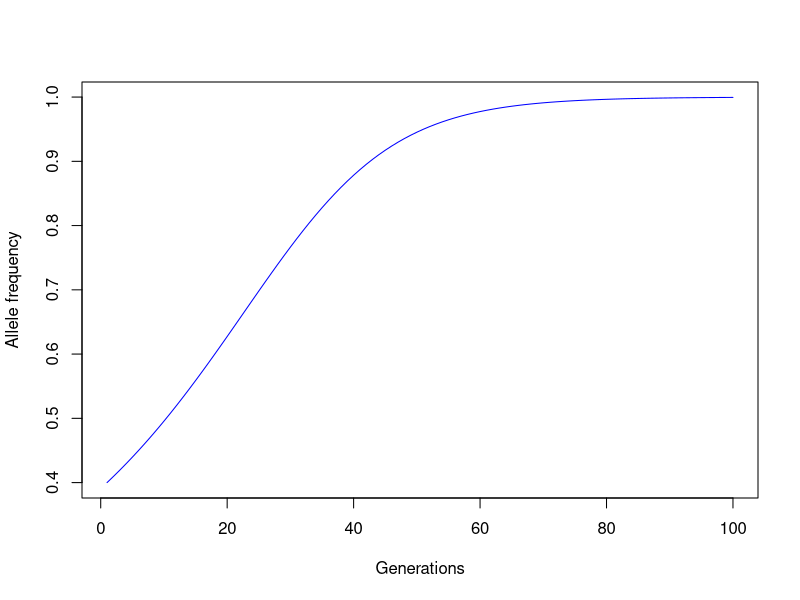
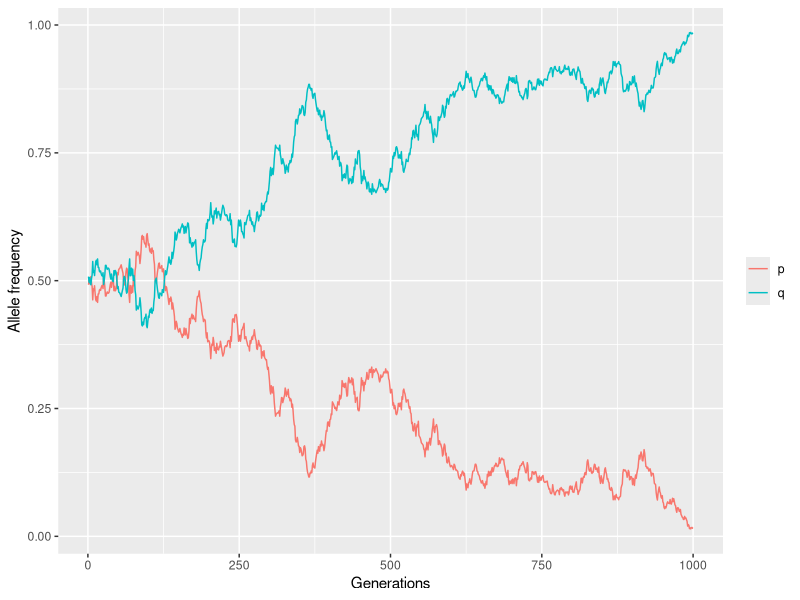
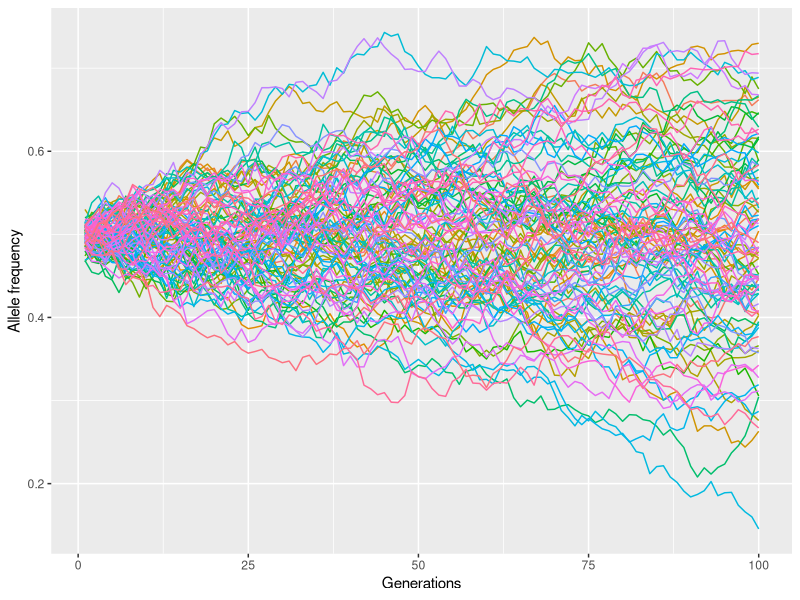

R code for these plots, in order:
## ---- chunk 1
knitr::opts_chunk$set(echo = TRUE)
## ---- chunk 2
det_sim <- function(p = 0.6, A = 1.0, a = 1.1, Aa = 1.0, iter = 100) {
  q_val <- c((1 - p), rep(0, iter - 1))
  p_val <- c(p, rep(0, iter - 1))
  for (i in 1:(iter - 1)) {
    w_bar <- (p ^ 2 * A) + ((1 - p) ^ 2 * a) + 2 * p * (1 - p) * Aa
    p <- (A  / w_bar * (p ^ 2)) + (p * (1 - p)) * Aa / w_bar
    q_val[i + 1] <- (1 - p)
    p_val[i + 1] <- p
  }
  if (as.numeric(A) > as.numeric(a)) {
    adv <- p_val[length(p_val)]
    plot(p_val, type = "l", col = "blue", 
         xlab = "Generations", ylab = "Allele frequency")
  } else {
    adv <- q_val[length(q_val)]
    plot(q_val, type = "l", col = "blue", 
         xlab = "Generations", ylab = "Allele frequency")
  }
  if (adv == 1) {
    cat("Allele is fixed, at:", adv)
  } else {
    cat("Allele is not fixed, at:", adv)
  }
}
det_sim()
## ---- chunk 3
set.seed(12)
library(ggplot2)
library(reshape2)
gen_drifto <- function(p = 0.5, pop = 1000, iter = 1000) {
  p_val <- c((p), rep(0, iter - 1))
  q_val <- c((1 - p), rep(0, iter - 1))
  for (i in 1:(iter)) {
    sample_data <- sample(c("A", "a"), size = 2 * pop, rep = T, prob = c(p, 1 - p))
    p <- length(sample_data[sample_data == "A"]) / (2 * pop)
    p_val[i] <- p
    q_val[i] <- 1 - p
  }
  data <- rbind(p_val, q_val)
  data <- t(data)
  colnames(data) <- c("p", "q")
  data_m <- melt(data)
  ggplot(data_m, aes(x = Var1, y = value, col = factor(Var2))) +
    geom_line() + labs(x = "Generations", y = "Allele frequency") +
    theme(legend.title = element_blank())
}
gen_drifto()
## ---- chunk 4
gen_drifto2 <- function(p = 0.5, pop = 1000, iter = 1000) {
  p_val <- c((p), rep(0, iter - 1))
  q_val <- c((1 - p), rep(0, iter - 1))
  for (i in 1:(iter)) {
    sample_data <- sample(c("A", "a"), size = 2 * pop, rep = T, prob = c(p, 1 - p))
    p <- length(sample_data[sample_data == "A"]) / (2 * pop)
    p_val[i] <- p
    q_val[i] <- 1 - p
  }
  if (p_val[length(p_val)] == 0 ) {
    return(length(p_val[p_val == 0])/length(p_val))
  } else if (q_val[length(q_val)] == 0 ) {
    return(length(q_val[q_val == 0])/length(q_val))
  } else {
    return("Allele not lost at the end of simulation")
  }
}
gen_drifto2(0.5, 200, 1000)
gen_drifto2(0.25, 200, 1000)
gen_drifto2(0.1, 200, 1000)
## ---- chunk 5
gen_drifto3 <- function(p = 0.5, pop = 1000, iter = 100) {
  p_val <- c((p), rep(0, iter - 1))
  q_val <- c((1 - p), rep(0, iter - 1))
  for (i in 1:(iter)) {
    sample_data <- sample(c("A", "a"), size = 2 * pop, rep = T, prob = c(p, 1 - p))
    p <- length(sample_data[sample_data == "A"]) / (2 * pop)
    p_val[i] <- p
    q_val[i] <- 1 - p
  }
  return(p_val)
}
draw_sims <- function(iter = 100) {
  dat <- list()
  for (i in 1:iter) {
    samples <- unlist(gen_drifto3(iter = iter))
    dat <- rbind(unlist(dat), samples)
  }
  colnames(dat) <- c(1:iter)
  dat <- as.data.frame(dat)
  dat <- melt(t(dat))
  dat
  ggplot(dat, aes(x = Var1, y = value, color = factor(Var2))) + geom_line() +
    labs(x = "Generations", y = "Allele frequency") +
    theme(legend.position="none")
}
draw_sims()
